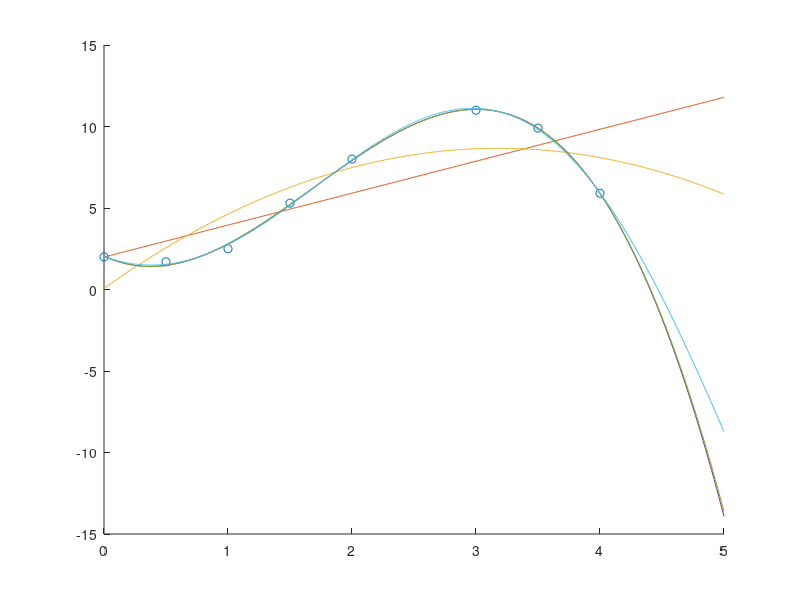

MATLAB code to generate this figure:
%LabEleven2.m - A program to find a fit for the data in the lab.
%
%4/20/2023
%Cole Matthews
%AE 227 - Engineering Digital Computation

%Housekeeping
clear all;
close all;
clc;

%Create x
x=0:0.01:5;

%Plot the points
xpoint = [0.0 0.5 1.0 1.5 2.0 3.0 3.5 4.0];
ypoint = [2.0 1.7 2.5 5.3 8.0 11.0 9.9 5.9];
hold on
plotpoint = plot(xpoint,ypoint,"o");

%Degree 1
[P1,S1] = polyfit(xpoint,ypoint,1);
degree1 = polyval(P1,x);
plot1 = plot(x,degree1);

%Degree 2
[P2,S2] = polyfit(xpoint,ypoint,2);
degree2 = polyval(P2,x);
plot2 = plot(x,degree2);

%Degree 3
[P3,S3] = polyfit(xpoint,ypoint,3);
degree3 = polyval(P3,x);
plot3 = plot(x,degree3);

%Degree 4
[P4,S4] = polyfit(xpoint,ypoint,4);
degree4 = polyval(P4,x);
plot4 = plot(x,degree4);

%Degree 5
[P5,S5] = polyfit(xpoint,ypoint,5);
degree5 = polyval(P5,x);
plot5 = plot(x,degree5);